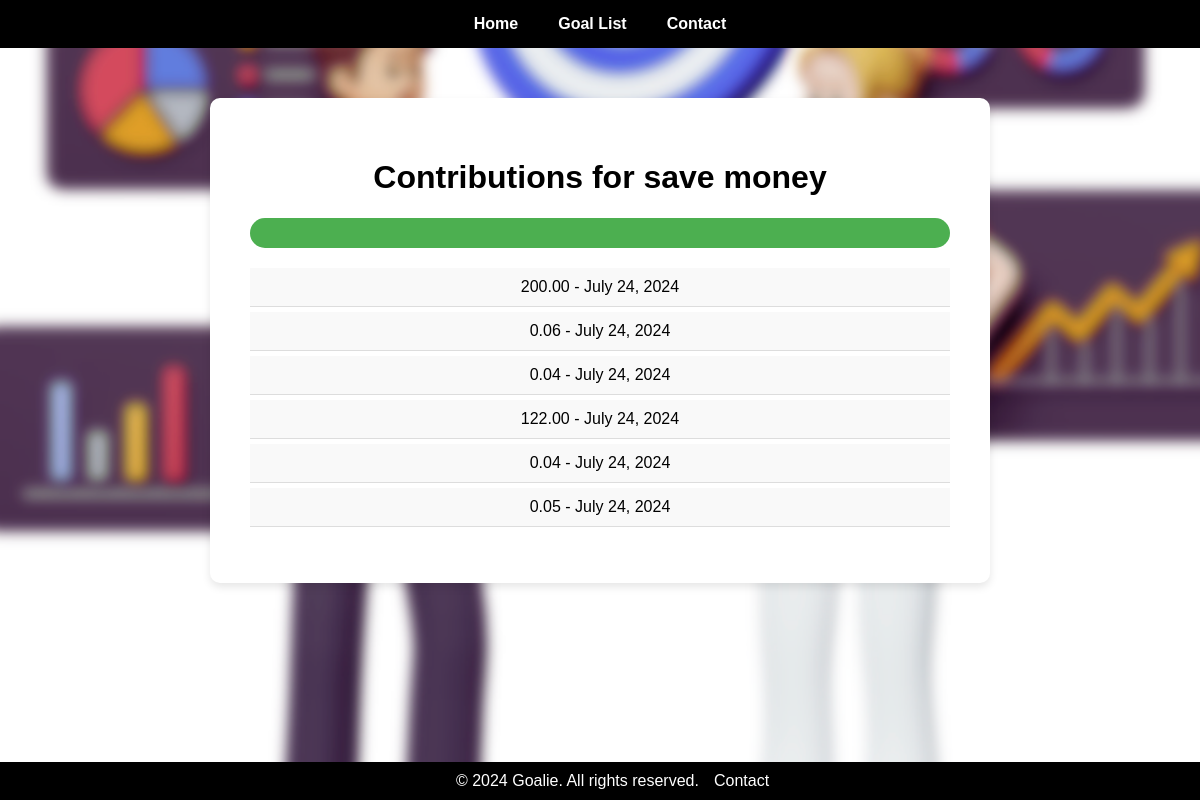
Page /Goals/goal/1/contributions/ (signed in) on the committed database.
### Test/Goals/models.py (models this page shows, shortened)
class Goal(models.Model):
    title = models.CharField(max_length=200)
    description = models.TextField()
    target_amount = models.DecimalField(max_digits=10, decimal_places=2)
    deadline = models.DateField()
    date = models.DateField(default=date.today)
    user = models.ForeignKey(User, on_delete=models.CASCADE)

class Contribution(models.Model):
    amount = models.DecimalField(max_digits=10, decimal_places=2)
    date = models.DateField(auto_now_add=True)  # This should be in the database schema
    goal = models.ForeignKey(Goal, on_delete=models.CASCADE, related_name='contributions')
    user = models.ForeignKey(User, on_delete=models.CASCADE)

### Test/Goals/views.py (the view)
# urls.py: path('goal/<int:goal_id>/contributions/', views.view_contributions, name='view_contributions'),
@login_required
def view_contributions(request, goal_id):
    goal = get_object_or_404(Goal, id=goal_id)
    contributions = Contribution.objects.filter(goal=goal)
    total_contributed = contributions.aggregate(Sum('amount'))['amount__sum'] or 0
    total_contributed = Decimal(total_contributed)
    try:
        target_amount = Decimal(goal.target_amount)
    except (ValueError, TypeError):
        target_amount = Decimal('0.0')
    if target_amount > 0:
        progress_percentage = (total_contributed / target_amount) * 100
    else:
        progress_percentage = 0
    context = {
        'goal': goal,
        'contributions': contributions,
        'progress_percentage': progress_percentage,
    }
    return render(request, 'goals/view_contributions.html', context)

### Test/Goals/templates/goals/view_contributions.html (shortened to what this page needs)
<!DOCTYPE html>
<html lang="en">
<head>
    {% load static %}
</head>
<body>
    <div class="top-bar">
        <a href="{% url 'index' %}">Home</a>
        <a href="{% url 'Goals:goal_list' %}">Goal List</a>
        <a href="{% url 'Users:contact' %}">Contact</a>
    </div>
    <div class="container">
        <h1>Contributions for {{ goal.title }}</h1>
        <div class="progress-container">
            <div class="progress-bar" style="width: {{ progress_percentage }}%;">
                <span>{{ progress_percentage|floatformat:2 }}%</span>
            </div>
        </div>
        <ul style="list-style: none; padding: 0;">
            {% for contribution in contributions %}
                <li style="background-color: #f9f9f9; padding: 10px; border-bottom: 1px solid #ddd; margin-bottom: 5px;">
                    {{ contribution.amount }} - {{ contribution.date }}
                </li>
            {% empty %}
                <li style="background-color: #f9f9f9; padding: 10px; border-bottom: 1px solid #ddd; margin-bottom: 5px;">
                    No contributions yet.
                </li>
            {% endfor %}
        </ul>
    </div>
    <footer>
        <p>&copy; 2024 Goalie. All rights reserved.</p>
        <a href="{% url 'Users:contact' %}" class="contact-link">Contact</a>
    </footer>
</body>
</html>

### rows in the picture
Goal: title "save money"
Contribution: amount "200.00", date "July 24, 2024"
Contribution: amount "0.06", date "July 24, 2024"
Contribution: amount "0.04", date "July 24, 2024"
Contribution: amount "122.00", date "July 24, 2024"
Contribution: amount "0.04", date "July 24, 2024"
Contribution: amount "0.05", date "July 24, 2024"
